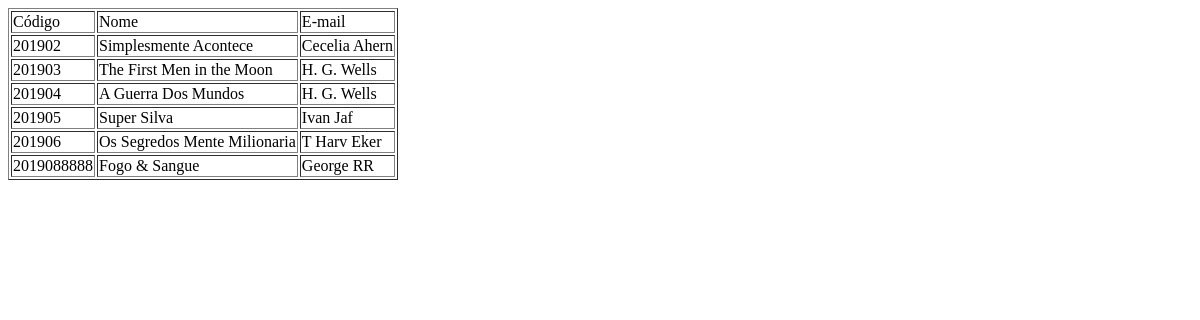
The page /visao/show_livro.php on the database as committed earlier.
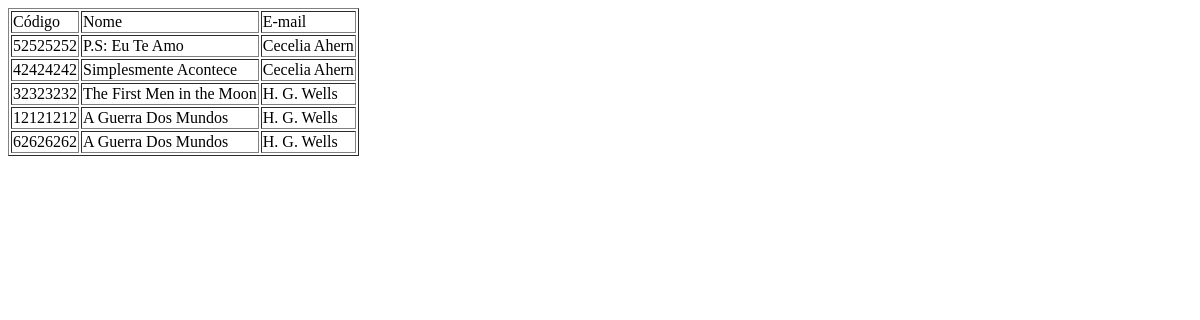
The same page on the database as committed later.
### tables this page shows
CREATE TABLE `livro` (
  `id_livro` int(9) NOT NULL,
  `isbn` int(90) NOT NULL,
  `categoria` varchar(20) NOT NULL,
  `autor` varchar(20) NOT NULL,
  `titulo` varchar(30) NOT NULL
);

### visao/show_livro.php (the view, shortened to what this page needs)
<?php
$banco="biblioteca";
$conexao=mysqli_connect("localhost", "root", "") or die ("Banco de Dados Off_line");
mysqli_select_db($conexao, $banco) or die ("Banco de Dados não conectado");
?>
<?php
$consulta =mysqli_query($conexao, "SELECT * FROM livro");
?>
<!DOCTYPE html>
<html>
<head>
</head>
<body>
  <table border="1">
    <tr>
      <td>Código</td>
      <td>Nome</td>
      <td>E-mail</td>
    </tr>
    <?php while($dado = $consulta->fetch_array()) { ?>
    <tr>
      <td><?php echo $dado['isbn']; ?></td>
      <td><?php echo $dado['titulo']; ?></td>
      <td><?php echo $dado['autor']; ?></td>
    </tr>
    <?php } ?>
  </table>
</body>
</html>

Rows that differ between the two databases and show on the page:
removed livro: isbn "201906", titulo "Os Segredos Mente Milionaria", autor "T Harv Eker"
removed livro: isbn "2019088888", titulo "Fogo & Sangue", autor "George RR"
added livro: isbn "52525252", titulo "P.S: Eu Te Amo", autor "Cecelia Ahern"
changed livro "Simplesmente Acontece": isbn "201902" → "42424242"
changed livro "The First Men in the Moon": isbn "201903" → "32323232"
changed livro (number 4 of 5 on the later page): isbn "201904" → "12121212"
changed livro (number 5 of 5 on the later page): isbn "201905" → "62626262"; titulo "Super Silva" → "A Guerra Dos Mundos"; autor "Ivan Jaf" → "H. G. Wells"
